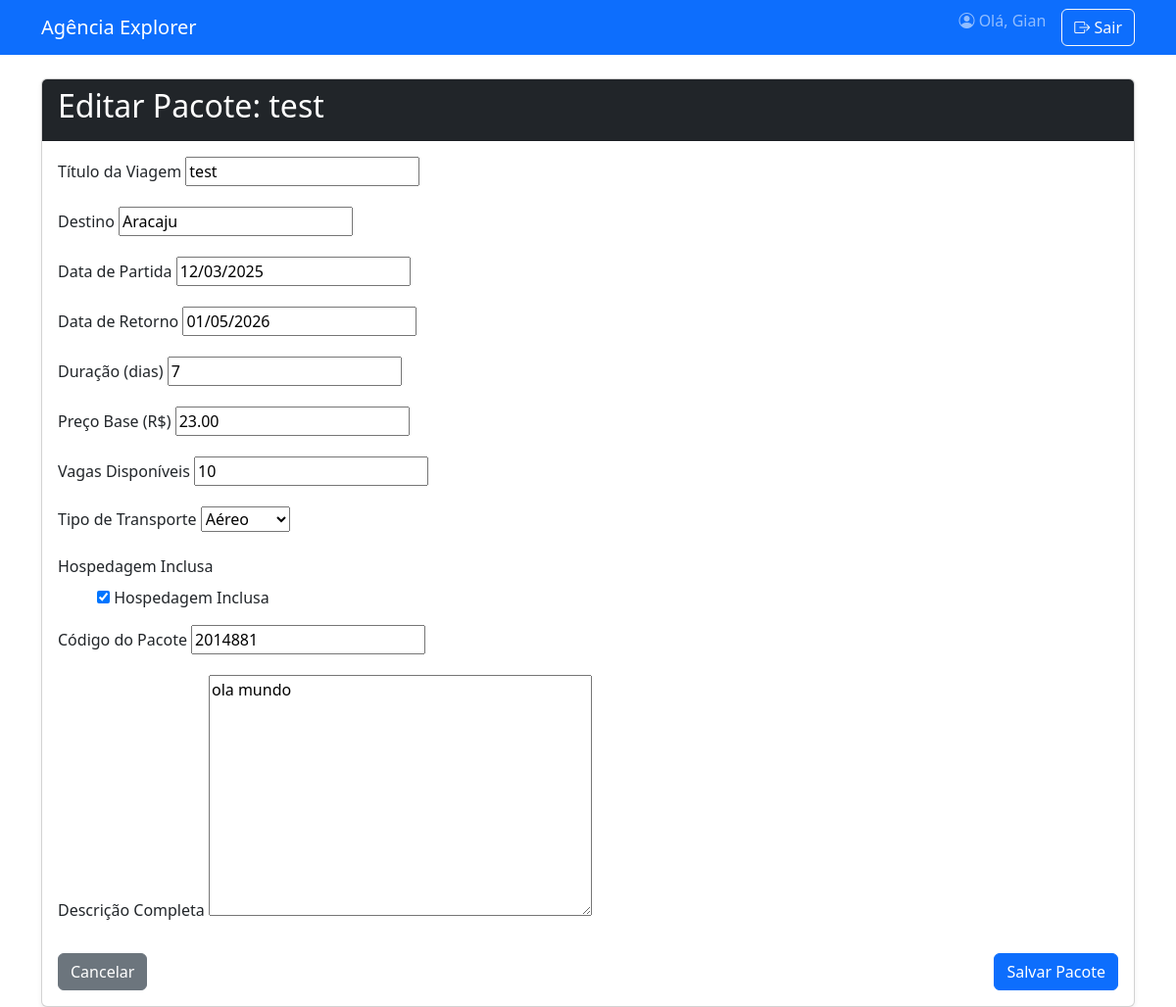
/1/editar/ (signed in), run on the app's committed database.
### agencia/models.py (models this page shows, shortened)
class Viagem(models.Model):
    titulo = models.CharField(max_length=150, verbose_name="Título da Viagem")
    destino = models.CharField(max_length=100)
    data_partida = models.DateField(verbose_name="Data de Partida")
    data_retorno = models.DateField(verbose_name="Data de Retorno")
    duracao_dias = models.IntegerField(verbose_name="Duração (dias)")
    preco_base = models.DecimalField(max_digits=10, decimal_places=2, verbose_name="Preço Base (R$)")
    vagas_disponiveis = models.PositiveIntegerField(default=10, verbose_name="Vagas Disponíveis")
    tipo_transporte = models.CharField(
        max_length=50,
        choices=[('AEREO', 'Aéreo'), ('TERRESTRE', 'Terrestre'), ('MARITIMO', 'Marítimo')],
        verbose_name="Tipo de Transporte"
    )
    hospedagem_inclusa = models.BooleanField(default=True, verbose_name="Hospedagem Inclusa")
    codigo_pacote = models.CharField(max_length=20, unique=True, verbose_name="Código do Pacote")
    descricao_detalhada = models.TextField(verbose_name="Descrição Completa")

### agencia/views.py (the view)
# urls.py: path('<int:pk>/editar/', ViagemUpdateView.as_view(), name='viagem_editar'),
class ViagemUpdateView(LoginRequiredMixin, UpdateView):
    model = Viagem
    fields = [
        'titulo',
        'destino',
        'data_partida',
        'data_retorno',
        'duracao_dias',
        'preco_base',
        'vagas_disponiveis',
        'tipo_transporte',
        'hospedagem_inclusa',
        'codigo_pacote',
        'descricao_detalhada'
    ]
    template_name = 'agencia/viagem_form.html'

### agencia/templates/agencia/viagem_form.html (shortened to what this page needs)
{% extends 'base.html' %}
{% block content %}
<div class="card shadow-sm">
    <div class="card-header bg-dark text-white">
        <h2 class="card-title">
            {% if form.instance.pk %}Editar Pacote: {{ form.instance.titulo }}{% else %}Novo Pacote de Viagem{% endif %}
        </h2>
    </div>
    <div class="card-body">
        <form method="post">
            {% for field in form %}
                <div class="mb-3">
                    <label for="{{ field.id_for_label }}" class="form-label">
                        {{ field.label }}
                    </label>
                    {% if field.field.widget.input_type == 'checkbox' %}
                        <div class="form-check form-switch">
                            {{ field }}
                            <label class="form-check-label" for="{{ field.id_for_label }}">
                                {{ field.label }}
                            </label>
                        </div>
                    {% else %}
                        {{ field }}
                    {% endif %}
                </div>
            {% endfor %}
            <div class="d-flex justify-content-between mt-4">
                <a href="{% url 'viagem_lista' %}" class="btn btn-secondary">
                    Cancelar
                </a>
                <button type="submit" class="btn btn-primary">
                     Salvar Pacote
                </button>
            </div>
        </form>
    </div>
</div>
{% endblock %}

### agencia/templates/base.html (shortened to what this page needs)
<!DOCTYPE html>
<html lang="pt-br">
<head>
    <link href="https://cdn.jsdelivr.net/npm/bootstrap@5.3.3/dist/css/bootstrap.min.css"
          rel="stylesheet"
>
    <link rel="stylesheet" href="https://cdn.jsdelivr.net/npm/bootstrap-icons@1.11.3/font/bootstrap-icons.min.css">
</head>
<body>
    <nav class="navbar navbar-expand-lg navbar-dark bg-primary">
        <div class="container">
            <a class="navbar-brand" href="{% url 'viagem_lista' %}">Agência Explorer</a>
            <div class="collapse navbar-collapse justify-content-end" id="navbarNav">
                <ul class="navbar-nav">
                    {% if user.is_authenticated %}
                        <li class="nav-item">
                            <span class="navbar-text me-3">
                                <i class="bi bi-person-circle"></i> Olá, {{ user.username }}
                            </span>
                        </li>
                        <li class="nav-item">
                            <a class="btn btn-outline-light" href="{% url 'logout' %}">
                                <i class="bi bi-box-arrow-right"></i> Sair
                            </a>
                        </li>
                    {% endif %}
                </ul>
            </div>
        </div>
    </nav>
    <div class="container mt-4">
        {% block content %}
        {% endblock %}
    </div>

### data on the page
Viagem: instance.titulo "test", form "test" "Aracaju" "12/03/2025" "01/05/2026" "7" "23.00" "10" "Aéreo" "2014881" "ola mundo", form "☑"

### other printed values
{{ user.username }} "Gian"
{{ field.label }} "Título da Viagem" "Destino" "Data de Partida" "Data de Retorno" "Duração (dias)" "Preço Base (R$)" "Vagas Disponíveis" "Tipo de Transporte" "Hospedagem Inclusa" "Código do Pacote" "Descrição Completa"
{{ field.label }} "Hospedagem Inclusa"
